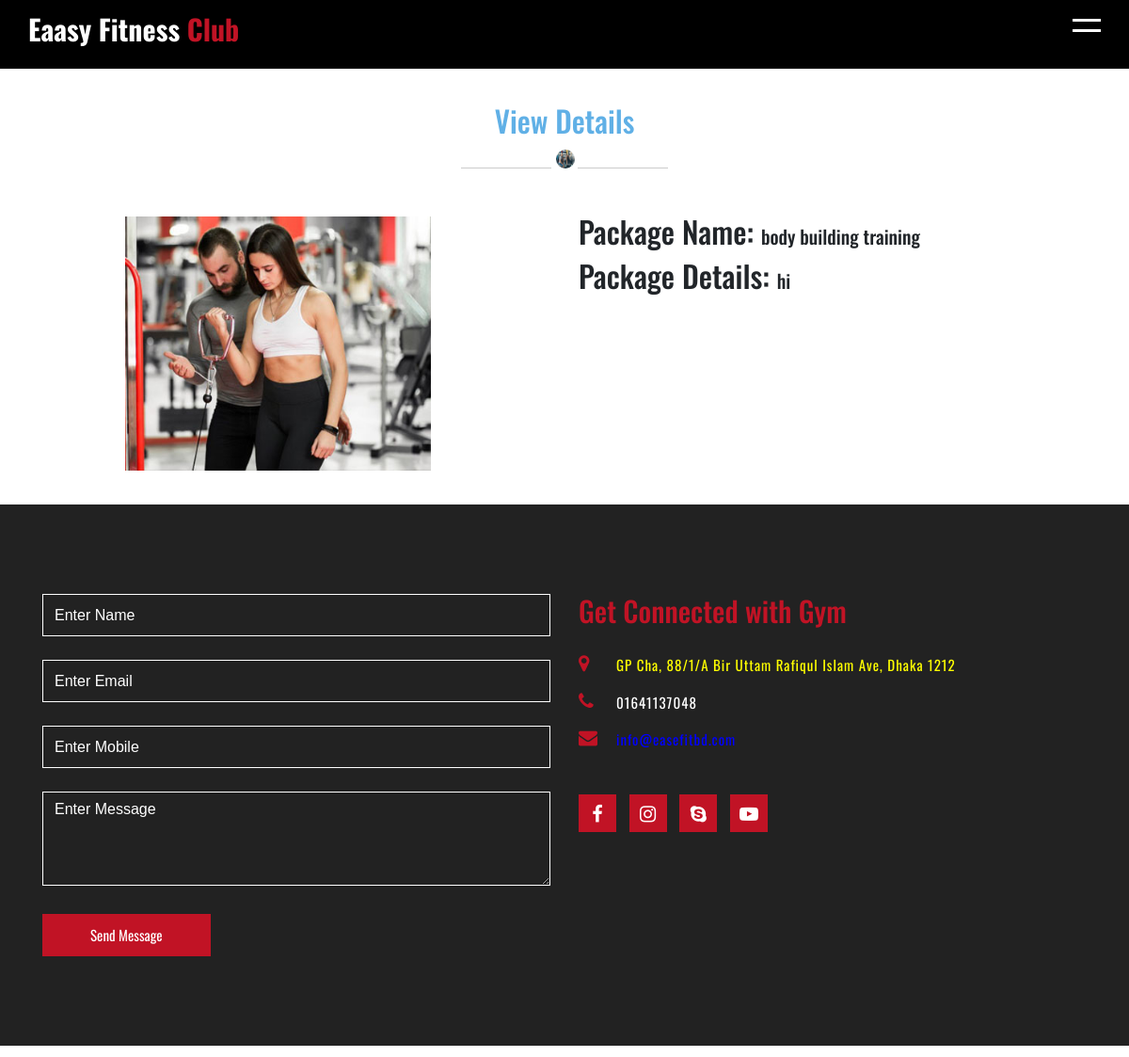
Screenshot of /details.php?id=4 with the database file from the repository.
### tables this page shows
CREATE TABLE `package` (
  `package_id` int(11) NOT NULL,
  `package_name` varchar(100) NOT NULL,
  `package_image` varchar(170) NOT NULL,
  `package_details` varchar(2000) NOT NULL
);

### details.php (the view, shortened to what this page needs)
<!DOCTYPE html>
<html>
<head>
	<link href="css/owl.carousel.css" rel='stylesheet' type='text/css'/>
	<link rel="stylesheet" href="css/bootstrap.min.css">
	<link rel="stylesheet" type="text/css" href="css/style.css">
<link href="css/animate.css" rel="stylesheet" type="text/css" media="all">
</head>
<body>
	<header>
		<div class="container">
			<div class="logo">
				<a href="index.php">Eaasy Fitness <span>Club</span></a>
			</div>
			<a href="javascript:void(0)" class="ham-burger">
				<span></span>
				<span></span>
			</a>
		</div>
	</header>
	<div  class="section" id="section-3" style="margin-top:3%;margin-bottom: 3%;">
		<div id="portfolio" class="portfolio">
			<div class="top-tours-head text-center">
				<h3>View Details</h3>
				<span></span> <img src="images/about1.jpg" alt=""> <span></span>
			</div>
			<div id="portfoliolist">
				<?php
				include('dbConnect.php');
				$id = $_GET["id"];
				$sql="select * from package where package_id = '$id'";
				$result=mysqli_query($conn,$sql);
				while($data=mysqli_fetch_assoc($result)){
					?>
					<div class="portfolio app mix_all" data-cat="app">
						<div class="portfolio-wrapper wow bounceIn" data-wow-delay="0.4s">
							<div class="row">
							<div class="b-link-stripe b-animate-go  thickbox play-icon popup-with-zoom-anim col-md-6 col-6 text-center">
								<img src="admin/packimages/<?php echo $data['package_image']; ?>"  alt=""/>
							</div>
							<div class="col-md-6 col-6">
								<h2>Package Name: <span class="h5"><?php echo $data['package_name'];?></span> </h2>
								<h2>Package Details: <span class="h5"><?php echo $data['package_details'];?></span> </h2>
							</div>
							</div>
						</div>
					</div>
				<?php }?>
			</div>
		</div>
	</div>
	<section class="contact" id="contact">
		<div class="container">
			<div class="content">
				<div class="box form wow slideInLeft">
					<form action="" method="post">
						<input type="text" name="name" placeholder="Enter Name">
						<input type="email" name="email" placeholder="Enter Email">
						<input type="text" name="mobile" placeholder="Enter Mobile">
						<textarea  name="message" placeholder="Enter Message"></textarea>
						<button type="submit" name="submit">Send Message</button>
					</form>
				</div>
				<div class="box text wow slideInRight">
					<h2>Get Connected with Gym</h2>
					<div class="info">
						<ul>
							<li><span class="fa fa-map-marker"></span> <a href="https://www.google.com/maps/place/Bodyshape+Zone+Gym+Badda/@23.7875945,90.4233957,17z/data=!3m1!4b1!4m5!3m4!1s0x3755c799ae28e02b:0xf05ae61d3dd0c9f!8m2!3d23.7875945!4d90.4255844" target="_blank" style="text-decoration:none;color:yellow;">GP Cha, 88/1/A Bir Uttam Rafiqul Islam Ave, Dhaka 1212</a> </li>
							<li><span class="fa fa-phone"></span><a href="tel:01641137048"style="text-decoration:none;color:white;">01641137048</a></li>
							<li><span class="fa fa-envelope"></span><a href="https://mail.google.com/mail/u/1/#inbox?compose=new" target="_blank"style="text-decoration:none;color:blue;"> info@easefitbd.com</a></li>
						</ul>
					</div>
					<div class="social">
						<a href="https://www.facebook.com/meheditm01" target="_blank"><span class="fa fa-facebook"></span></a>
						<a href="https://www.instagram.com/mehedihr1995/"target="_blank"><span class="fa fa-instagram"></span></a>
						<a href="https://join.skype.com/invite/v1KgVGeEfb19" target="_blank"><span class="fa fa-skype"></span></a>
						<a href="https://www.youtube.com/channel/UCBGjAEle0X62c9Hx2FlhCzg?app=desktop"target="_blank"><span class="fa fa-youtube-play"></span></a>
					</div>
				</div>
			</div>
		</div>
	</section>
</body>
</html>

### css/style.css (style rules this page uses)
body { margin:0; padding:0; overflow-x: hidden; }
* { box-sizing: border-box; margin:0; padding:0; font-family: 'Oswald', sans-serif; }
header { left: 0px; top:0px; width: 100%; z-index: 10; margin-top: -12px !important; background-color: #000000; padding:20px 15px; }
header .container { -webkit-display: flex; display: flex; justify-content: space-between; align-items: center; }
header .logo a { font-size: 30px; text-decoration: none; color:#ffffff; font-weight: 700; }
header .logo a span { color:#c11325; }
header .ham-burger { display: inline-block; position: relative; z-index: 100; }
header .ham-burger span { height: 3px; margin-bottom:8px; display: block; background-color:#ffffff; width:30px; -webkit-transition: transform .5s ease; transition: transform .5s ease; }
header .ham-burger span:nth-child(1) { transform-origin: left top; }
header .ham-burger span:nth-child(2) { transform-origin: left bottom; }
.container { max-width: 1170px; margin: auto; }
.contact { padding:80px 0px; background-color: #222222; }
.contact .content { -webkit-display: flex; display: flex; }
.contact .content .box { flex:0 0 50%; max-width: 50%; padding: 15px; }
.contact .content .form input, .contact .content .form textarea { height: 45px; width: 100%; padding:6px 12px; margin-bottom: 25px; background-color: transparent; border:1px solid #ffffff; font-family: 'Open-sans',sans-serif; color:#ffffff; }
.contact .content .form input::placeholder, .contact .content .form textarea::placeholder { color:#ffffff; }
.contact .content .form textarea { height: 100px; }
.contact .content .form button { border:none; outline: none; box-shadow: none; height: 45px; padding:0px 50px; border:1px solid transparent; background-color: #c11325; color:#ffffff; font-size: 15px; transition: all .5s ease; cursor: pointer; }
.contact .content .text h2 { font-size: 30px; font-weight: 500; color: #c11325; padding: 0px 0px 20px; }
.contact .content .text .info ul { list-style: none; padding:0; margin:0; }
.contact .content .text .info li { display: block; margin-bottom: 15px; color:#ffffff; font-size: 15px; letter-spacing: 1px; position: relative; padding-left: 40px; font-family: 'Open-Sans',sans-serif; }
.contact .content .text .info li span { display: inline-block; position: absolute; left:0px; top:0px; font-size: 20px; color:#c11325; }
.contact .content .text .social { padding-top: 30px; }
.contact .content .text .social a { height: 40px; width: 40px; line-height: 40px; text-align: center; background-color: #c11325; text-decoration: none; display: inline-block; margin-right: 10px; transition: all .5s ease; border:1px solid transparent; }
.contact .content .text .social a span { color:#ffffff; font-size: 20px; }
.top-tours-head { padding-bottom: 4%; }
.top-tours-head h3 { color: #60B0E6; font-size: 1.97em; }
.top-tours-head span { background:rgba(128, 128, 128, 0.41); width:8%; height:1px; display: inline-block; vertical-align: text-bottom; }
.top-tours-head span:nth-child(2) { margin-right:0.1em; }
.top-tours-head img { height: 20px; width: 20px; border-radius: 50%; align-items: center; }
.portfolio-wrapper img { height: 270px; width:325px; margin-top: 0.5%; }
#portfoliolist { margin-left: 0.5%; margin-right: 0.5%; }

### details.php (style rules this page uses)
.wow:first-child { visibility: hidden; }

### rows the page displays
package: package_image (picture), package_name "body building training", package_details "hi"
